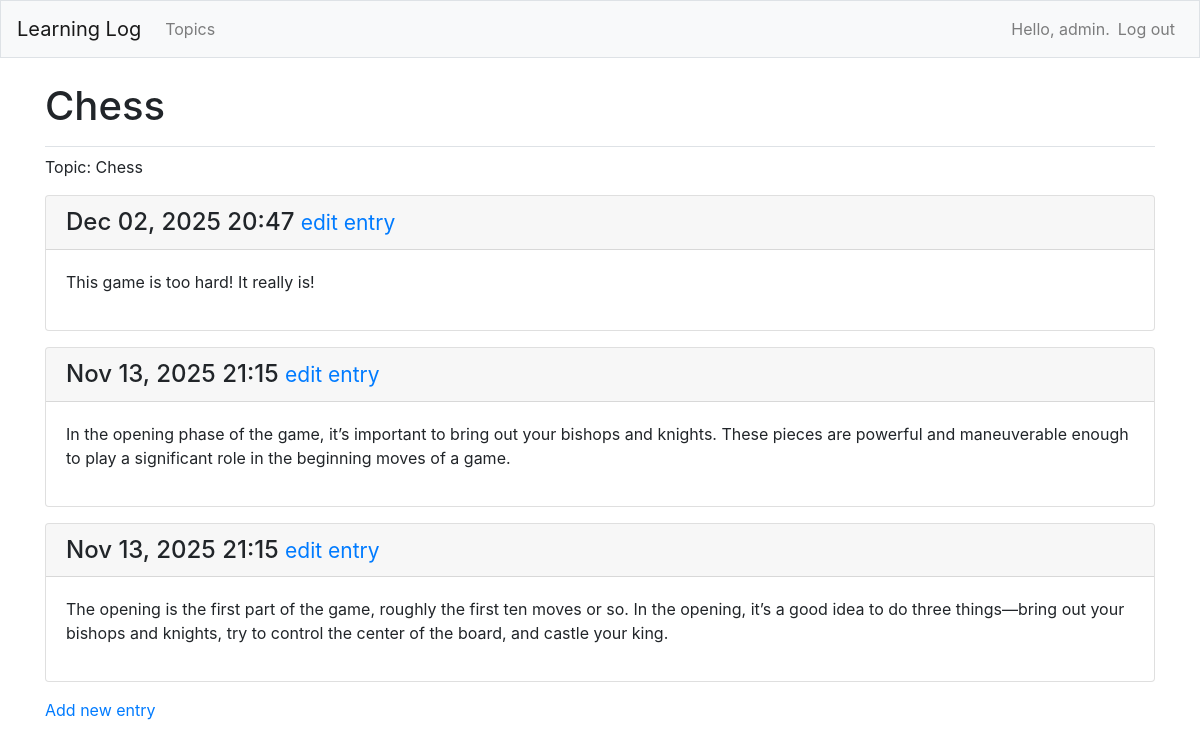
The page /topics/1/ (signed in) on the database its author committed.
### MainApp/models.py (models this page shows, shortened)
class Topic(models.Model):
    text = models.CharField(max_length=200)
    date_added = models.DateTimeField(auto_now_add=True)
    owner = models.ForeignKey(User, on_delete=models.CASCADE)
    def __str__(self):
        return self.text

class Entry(models.Model):
    topic = models.ForeignKey(Topic, on_delete=models.CASCADE)
    text = models.TextField()
    date_added = models.DateTimeField(auto_now_add=True)
    class Meta:
        verbose_name_plural = 'entries'

### MainApp/views.py (the view)
# urls.py: path('topics/<int:topic_id>/', views.topic,name='topic'),
@login_required
def topic(request, topic_id):
    t = Topic.objects.get(id=topic_id)
    if t.owner != request.user:
        raise Http404
    entries = Entry.objects.filter(topic=t).order_by('-date_added')
    context = {'topic':t, 'entries':entries}
    return render(request, 'MainApp/topic.html',context)

### MainApp/templates/mainapp/topic.html
{% extends "MainApp/base.html" %}
{% block page_header %}
  <h1>{{ topic }}</h1>
{% endblock page_header %}
{% block content %}
  <p>Topic: {{ topic }} </p>
     {% for entry in entries %}
     <div class="card mb-3">
       <h4 class="card-header">
        {{ entry.date_added|date:'M d, Y H:i' }}
         <small><a href="{% url 'MainApp:edit_entry' entry.id %}">
          edit entry</a></small>
      </h4>
       <div class="card-body">{{ entry.text|linebreaks }}</div>
    </div>
     {% empty %}
      <p> There are no entries for this topic yet.<p>
     {% endfor %}
  <p>
   <a href="{% url 'MainApp:new_entry' topic.id %}">Add new entry</a>
 </p>
{% endblock content %}

### MainApp/templates/mainapp/base.html (shortened to what this page needs)
{% load bootstrap4 %}
<!doctype html>
<html lang="en">
    <head>
        {% bootstrap_css %}
    </head>
    <body>
        <nav class="navbar navbar-expand-md navbar-light bg-light mb-4 border">
        <a class="navbar-brand" href="{% url 'MainApp:index'%}">Learning Log</a>
        <div class="collapse navbar-collapse" id="navbarCollapse">
            <ul class="navbar-nav mr-auto">
                <li class="nav-item">
                <a class="nav-link" href="{% url 'MainApp:topics'%}">Topics</a></li>
            </ul>
            <ul class="navbar-nav ml-auto">
                {% if user.is_authenticated %}
                <li class="nav-item">
                    <span class="navbar-text">Hello, {{ user.username }}.</span>
                </li>
                <li class="nav-item">
                    <a class="nav-link" href="{% url 'users:logout' %}">Log out</a>
                </li>
                {% else %}
                  <li class="nav-item">
                    <a class="nav-link" href="{% url 'users:register' %}">Register</a>
                  </li>
                  <li class="nav-item">
                    <a class="nav-link" href="{% url 'users:login' %}">Log in</a></li>
                {% endif %}
              </ul>
        </div>
        </nav>
        <main role="main" class="container">
            <div class="pb-2 mb-2 border-bottom">
                {% block page_header %}{% endblock page_header %}
            </div>
            <div>
                {% block content %}{% endblock content %}
            </div>
        </main>
    </body>
</html>

### rows shown on the page
Topic: text "Chess"
Entry: date_added "Dec 02, 2025 20:47", text "This game is too hard! It really is!"
Entry: date_added "Nov 13, 2025 21:15", text "In the opening phase of the game, it’s important to bring out your bishops and knights. These pieces are powerful and maneuverable enough to play a significant role in the beginning moves of a game."
Entry: date_added "Nov 13, 2025 21:15", text "The opening is the first part of the game, roughly the first ten moves or so. In the opening, it’s a good idea to do three things—bring out your bishops and knights, try to control the center of the board, and castle your king."

### other values the page prints
{{ user.username }} "admin"
